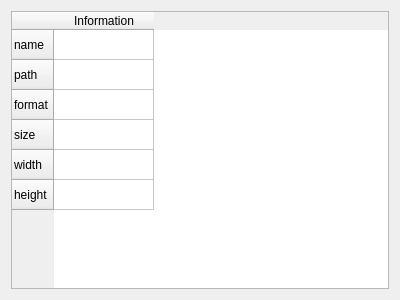
<?xml version="1.0" encoding="UTF-8"?>
<ui version="4.0">
 <class>Img_Inf_Form</class>
 <widget class="QWidget" name="Img_Inf_Form">
  <property name="geometry">
   <rect>
    <x>0</x>
    <y>0</y>
    <width>400</width>
    <height>300</height>
   </rect>
  </property>
  <property name="windowTitle">
   <string>Form</string>
  </property>
  <layout class="QGridLayout" name="gridLayout_2">
   <item row="0" column="0">
    <layout class="QGridLayout" name="gridLayout">
     <item row="0" column="0">
      <widget class="QTableWidget" name="tableWidget">
       <row>
        <property name="text">
         <string>name</string>
        </property>
       </row>
       <row>
        <property name="text">
         <string>path</string>
        </property>
       </row>
       <row>
        <property name="text">
         <string>format</string>
        </property>
       </row>
       <row>
        <property name="text">
         <string>size</string>
        </property>
       </row>
       <row>
        <property name="text">
         <string>width</string>
        </property>
       </row>
       <row>
        <property name="text">
         <string>height</string>
        </property>
       </row>
       <column>
        <property name="text">
         <string>Information</string>
        </property>
       </column>
      </widget>
     </item>
    </layout>
   </item>
  </layout>
 </widget>
 <resources/>
 <connections/>
</ui>
